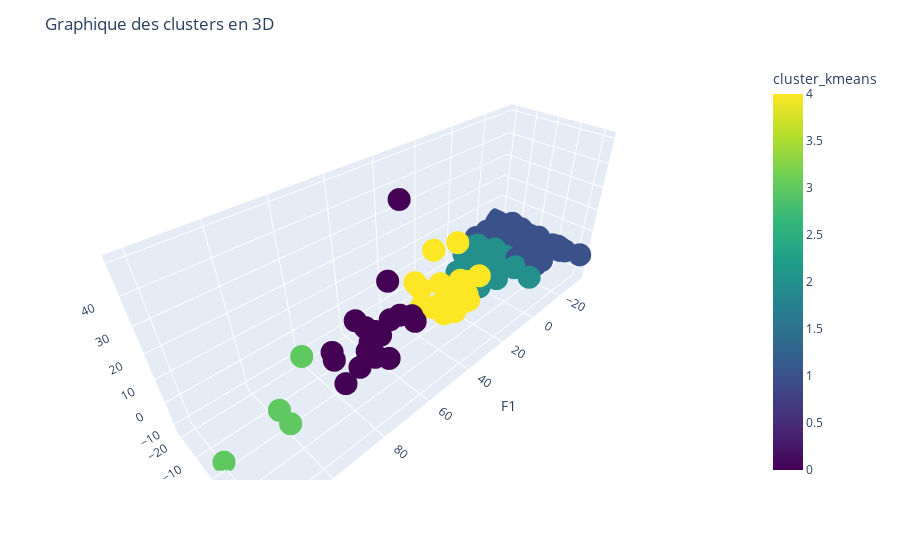

The cell this chart's notebook holds for it:
### Code cell
import plotly.express as px

fig = px.scatter_3d(df, x='F1', y='F2', z='F3', color='cluster_kmeans', color_continuous_scale='Viridis')

fig.update_layout(title='Graphique des clusters en 3D')
fig.show()

### Figure 1 — Plotly figure (JSON) as saved in the notebook; plotly's stock layout.template omitted (floating-point values rounded to 4 significant figures; data arrays with more than 128 entries replaced by an {"elided": "..."} marker saying what was removed)
{"data": [{"hovertemplate": "F1=%{x}<br>F2=%{y}<br>F3=%{z}<br>cluster_kmeans=%{marker.color}<extra></extra>", "legendgroup": "", "marker": {"color": {"elided": "164 int values"}, "coloraxis": "coloraxis", "symbol": "circle"}, "mode": "markers", "name": "", "scene": "scene", "showlegend": false, "type": "scatter3d", "x": {"elided": "164 float values"}, "y": {"elided": "164 float values"}, "z": {"elided": "164 float values"}}], "layout": {"coloraxis": {"colorbar": {"title": {"text": "cluster_kmeans"}}, "colorscale": [[0, "#440154"], [0.1111, "#482878"], [0.2222, "#3e4989"], [0.3333, "#31688e"], [0.4444, "#26828e"], [0.5556, "#1f9e89"], [0.6667, "#35b779"], [0.7778, "#6ece58"], [0.8889, "#b5de2b"], [1, "#fde725"]]}, "legend": {"tracegroupgap": 0}, "margin": {"t": 60}, "scene": {"domain": {"x": [0, 1], "y": [0, 1]}, "xaxis": {"title": {"text": "F1"}}, "yaxis": {"title": {"text": "F2"}}, "zaxis": {"title": {"text": "F3"}}}, "title": {"text": "Graphique des clusters en 3D"}}}
